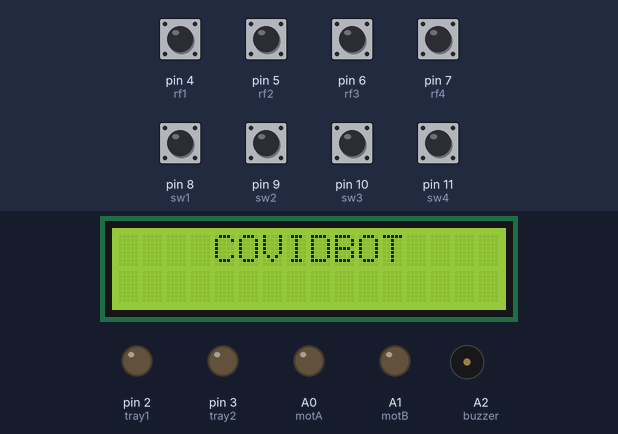
This sketch was run on a simulated Arduino Uno, built with avr-gcc and run on an emulated ATmega328P. Parts: 16×2 character LCD, output pins drawn as LEDs (lit = HIGH), buzzer (waves = sounding, pin HIGH). Inputs (shaded band) come from the test bench; at power-on: pin 4 (rf1), pin 5 (rf2), pin 6 (rf3), pin 7 (rf4), pin 8 (sw1), pin 9 (sw2), pin 10 (sw3), pin 11 (sw4) HIGH. What the sketch prints to the serial monitor is not drawn.

Above: at 0.1 s.
At 3.3 s:
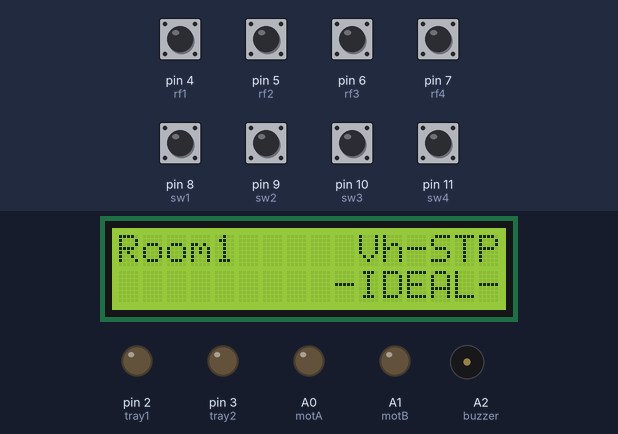
3.4 s: pin 5 (rf2) pulled LOW for 0.15 s
At 4.1 s:
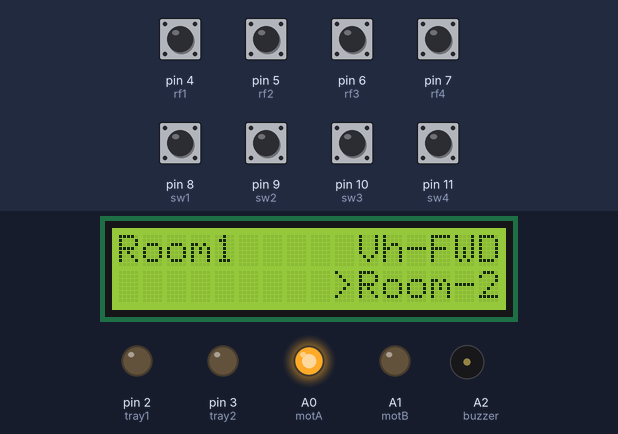
Timing chart, 0 to 6.4 s (numbered marks = the images above; inputs shaded):
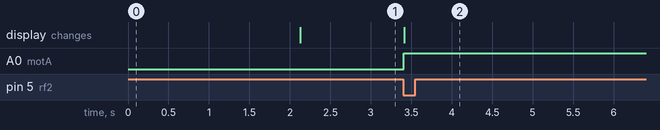

The sketch:

COVIDBOT_simu.ino
```cpp
#include <Wire.h>
#include <LiquidCrystal_I2C.h>
LiquidCrystal_I2C lcd(0x27,16,2);
#define rf1      4
#define rf2      5
#define rf3      6
#define rf4      7

#define sw1      8
#define sw2      9
#define sw3      10
#define sw4      11

#define motA     A0
#define motB     A1
#define buzzer   A2
#define tray1    2
#define tray2    3


unsigned char a[15],i,room=1,room_set_feed=0,room_set=1,stage=0,obj=0,action_en=0;

unsigned long currentMillis = 0;
unsigned long previousMillis1 = 0;
unsigned int interval1 = 1000,sec1=0,sec2=0,sec3=0;

void timer();
void forward();
void backward();
void stp();
void movement(char);
void request_check();
void action();

void setup()
{
  pinMode(motA,OUTPUT);
  pinMode(motB,OUTPUT);
  pinMode(tray1,OUTPUT);
  pinMode(tray2,OUTPUT);

  pinMode(buzzer,OUTPUT);

  pinMode(rf1,INPUT_PULLUP);
  pinMode(rf2,INPUT_PULLUP);
  pinMode(rf3,INPUT_PULLUP);
  pinMode(rf4,INPUT_PULLUP);

  pinMode(sw1,INPUT_PULLUP);
  pinMode(sw2,INPUT_PULLUP);
  pinMode(sw3,INPUT_PULLUP);
  pinMode(sw4,INPUT_PULLUP);
  lcd.begin();
  Serial.begin(9600);
  Serial.println("COVIDBOT getting ready..");

  digitalWrite(motA,LOW); digitalWrite(motB,LOW);
  digitalWrite(tray1,LOW); digitalWrite(tray2,LOW);
  digitalWrite(buzzer,LOW);

  lcd.setCursor(0, 0);lcd.print("    COVIDBOT    ");
  lcd.setCursor(0, 1);lcd.print("                ");
  delay(2000);
  lcd.setCursor(0, 0);lcd.print("Room1     Vh-STP");
  lcd.setCursor(0, 1);lcd.print("         -IDEAL-");

}
void loop()
{
  timer();

  if(Serial.available()>0)
  {
    a[i]= Serial.read();delay(25);
    i++;
  }

  if(i>1)
  {
    if     (a[0]=='*'&&a[1]=='A'){room=1; }        //*A --- card 1
    else if(a[0]=='*'&&a[1]=='B'){room=2; }        //*B --- card 2
    else if(a[0]=='*'&&a[1]=='C'){room=3; }        //*C --- card 3
    else if(a[0]=='*'&&a[1]=='D'){room=4; }        //*D --- card 4

    lcd.setCursor(4, 0);lcd.print(room,DEC);

    i=0;
  }


    if     ((digitalRead(rf1)==0||digitalRead(sw1)==0||room_set_feed==1)&&stage==0){room_set=1;room_set_feed=0;stage=1;}
    else if((digitalRead(rf2)==0||digitalRead(sw2)==0||room_set_feed==2)&&stage==0){room_set=2;room_set_feed=0;stage=1;}
    else if((digitalRead(rf3)==0||digitalRead(sw3)==0||room_set_feed==3)&&stage==0){room_set=3;room_set_feed=0;stage=1;}
    else if((digitalRead(rf4)==0||digitalRead(sw4)==0||room_set_feed==4)&&stage==0){room_set=4;room_set_feed=0;stage=1;}


  if(stage==1)
  {
    request_check();

    if     (room_set>room) {movement('F'); Serial.println("FORWARD");delay(100);}
    else if(room_set<room) {movement('B'); Serial.println("BACKWARD");delay(100);}
    else if(room_set==room)
    {
      stp();Serial.println("STOP");
      lcd.setCursor(9, 1);lcd.print("-IDEAL-");
      if(action_en>0){action();action_en=0;}
      stage=2;
    }
  }
  else if(stage==2)
  {
    sec3=0;
    while(sec3<5){request_check();timer();}stage=0;       //waiting time after one cycle
  }
}

void request_check()
{
  if     (digitalRead(rf1)==0||digitalRead(sw1)==0){room_set_feed=1; }
  else if(digitalRead(rf2)==0||digitalRead(sw2)==0){room_set_feed=2; }
  else if(digitalRead(rf3)==0||digitalRead(sw3)==0){room_set_feed=3; }
  else if(digitalRead(rf4)==0||digitalRead(sw4)==0){room_set_feed=4; }
}

void stp()
{
  digitalWrite(motA,LOW); digitalWrite(motB,LOW);
  lcd.setCursor(13, 0);lcd.print("STP");

}
void forward()
{
  action_en=1;
    digitalWrite(buzzer,LOW);
    digitalWrite(motA,HIGH); digitalWrite(motB,LOW);
    lcd.setCursor(13, 0);lcd.print("FWD");

}
void backward()
{
  action_en=1;

    digitalWrite(buzzer,LOW);
    digitalWrite(motA,LOW); digitalWrite(motB,HIGH);
    lcd.setCursor(13, 0);lcd.print("BKW");

}


void movement(char move )
{
    lcd.setCursor(9,1); lcd.print(">Room-");
    lcd.setCursor(15,1);lcd.print(room_set,DEC);
    if(move=='F'){ forward(); }
    if(move=='B'){ backward();}
}
void action()
{
  digitalWrite(buzzer,HIGH);
  digitalWrite(tray1,LOW); digitalWrite(tray2,HIGH);
  delay(3000);digitalWrite(buzzer,LOW);
  digitalWrite(tray1,LOW); digitalWrite(tray2,LOW);
  delay(5000);
  digitalWrite(buzzer,HIGH);
  digitalWrite(tray1,HIGH); digitalWrite(tray2,LOW);
  delay(3000);digitalWrite(buzzer,LOW);
  digitalWrite(tray1,LOW); digitalWrite(tray2,LOW);

  }

void timer()
{
  currentMillis = millis();
  if ((unsigned long)(currentMillis - previousMillis1) >= interval1)   // check for rollover delay 1
  {
    sec1++;sec2++;sec3++;
    previousMillis1 = currentMillis;
  }
}
```

Measured:
- after the input at 3.4 s, A0 (motA): LOW → HIGH at once; the display: changes at once (image 2)
